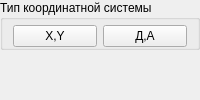
        <widget class="QWidget" name="page2">
         <layout class="QGridLayout" name="gridLayout_10">
          <property name="leftMargin">
           <number>0</number>
          </property>
          <property name="topMargin">
           <number>0</number>
          </property>
          <property name="rightMargin">
           <number>0</number>
          </property>
          <property name="bottomMargin">
           <number>0</number>
          </property>
          <property name="verticalSpacing">
           <number>0</number>
          </property>
          <item row="0" column="0">
           <widget class="QGroupBox" name="groupBox_5">
            <property name="title">
             <string>Тип координатной системы</string>
            </property>
            <layout class="QGridLayout" name="gridLayout_8">
             <property name="leftMargin">
              <number>10</number>
             </property>
             <property name="topMargin">
              <number>5</number>
             </property>
             <property name="rightMargin">
              <number>10</number>
             </property>
             <property name="bottomMargin">
              <number>0</number>
             </property>
             <property name="horizontalSpacing">
              <number>6</number>
             </property>
             <property name="verticalSpacing">
              <number>0</number>
             </property>
             <item row="0" column="0">
              <widget class="QPushButton" name="pushButton_11">
               <property name="text">
                <string>X,Y</string>
               </property>
               <property name="checkable">
                <bool>true</bool>
               </property>
               <attribute name="buttonGroup">
                <string notr="true">buttonGroup_5</string>
               </attribute>
              </widget>
             </item>
             <item row="0" column="1">
              <widget class="QPushButton" name="pushButton_12">
               <property name="text">
                <string>Д,А</string>
               </property>
               <property name="checkable">
                <bool>true</bool>
               </property>
               <attribute name="buttonGroup">
                <string notr="true">buttonGroup_5</string>
               </attribute>
              </widget>
             </item>
            </layout>
           </widget>
          </item>
          <item row="1" column="0">
           <spacer name="verticalSpacer_2">
            <property name="orientation">
             <enum>Qt::Vertical</enum>
            </property>
            <property name="sizeHint" stdset="0">
             <size>
              <width>20</width>
              <height>40</height>
             </size>
            </property>
           </spacer>
          </item>
         </layout>
        </widget>
